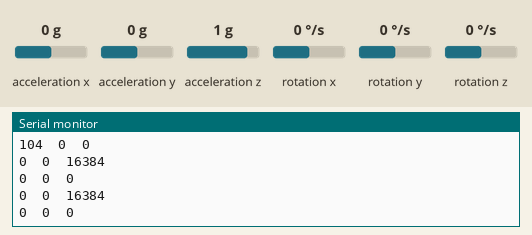
Simulated run of this sketch. Board: Arduino Uno, built with avr-gcc and run on an emulated ATmega328P. Shown: the last lines printed to the serial monitor. Wiring (inferred from the names in the program): MPU-6050 motion sensor at I2C address 0x68. The inputs (shaded band) are chosen by the test bench; at power-on: acceleration x 0 g, acceleration y 0 g, acceleration z 1 g, rotation x 0 °/s, rotation y 0 °/s, rotation z 0 °/s.

Above: at 2.8 s.
2.9 s: acceleration x set to -1.4 g
At 3.8 s:
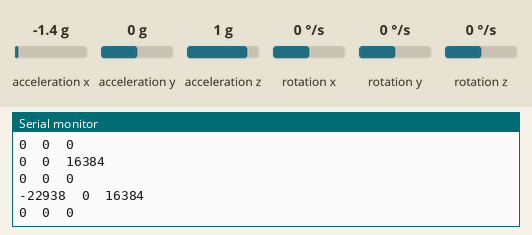
4.4 s: acceleration y set to -1.4 g
At 5.6 s:
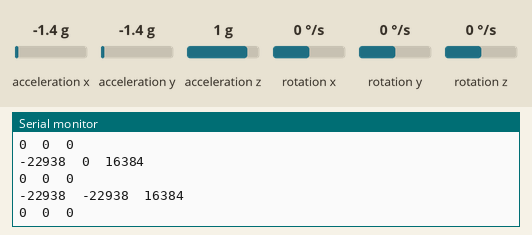
5.9 s: acceleration z set to -1.4 g
At 6.5 s:
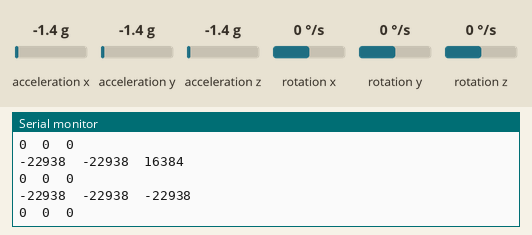
7.4 s: rotation x set to -192 °/s
At 8.7 s:
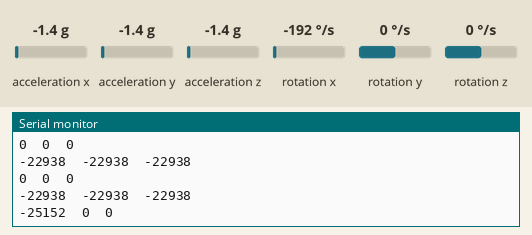
8.9 s: rotation y set to -192 °/s
At 9.8 s:
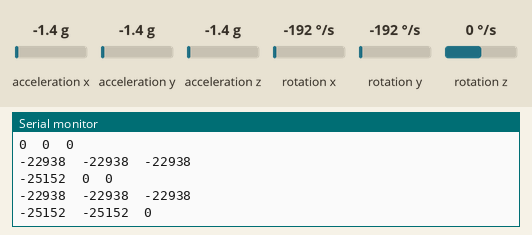
Timing chart, 0 to 11.4 s (numbered marks = the images above; inputs shaded):
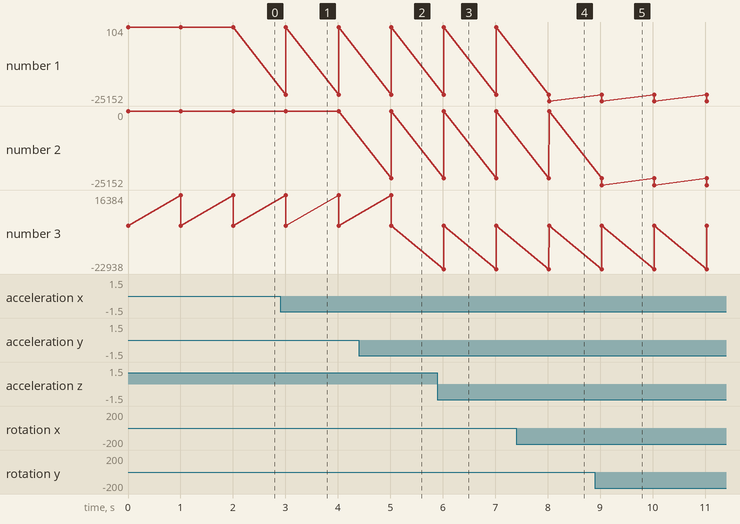

Measured:
- after the input at 2.9 s, the serial monitor: prints a new line after 0.11 s (image 1)
- after the input at 4.4 s, the serial monitor: prints a new line after 0.62 s (image 2)
- after the input at 5.9 s, the serial monitor: prints a new line after 0.12 s (image 3)
- after the input at 7.4 s, the serial monitor: prints a new line after 0.63 s (image 4)
- after the input at 8.9 s, the serial monitor: prints a new line after 0.13 s (image 5)
- plotted number 1: 0 → -25152 after the input at 7.4 s

The sketch:

mpu6050_demo.ino
```cpp
// (licence header left out)
#include "Wire.h"

const int MPU_ADDR = 0x68;
const int nValCnt = 7;

void setup()
{
  Serial.begin(115200);
  Wire.begin();
  WriteMPUReg(0x6b, 0x01);  // set clock source
  WriteMPUReg(0x1b, 0x00);  // set MPU6050_GYRO_FS_250
  WriteMPUReg(0x1c, 0x00);  // set MPU6050_RA_ACCEL_CONFIG FS 2g
  WriteMPUReg(0x6B, 0x00);  // enable mpu6050
}

void loop()
{
    int readouts[nValCnt];
    ReadAccGyr(readouts);
    Serial.print(readouts[0]); Serial.print("\t");
    Serial.print(readouts[1]); Serial.print("\t");
    Serial.print(readouts[2]); Serial.print("\n");
    Serial.print(readouts[4]); Serial.print("\t");
    Serial.print(readouts[5]); Serial.print("\t");
    Serial.print(readouts[6]); Serial.print("\n");
    delay(1000);
}

void WriteMPUReg(int nReg, unsigned char nVal)
{
    Wire.beginTransmission(MPU_ADDR);
    Wire.write(nReg);
    Wire.write(nVal);
    Wire.endTransmission(true);
}

unsigned char ReadMPUReg(int nReg)
{
    Wire.beginTransmission(MPU_ADDR);
    Wire.write(nReg);
    Wire.requestFrom(MPU_ADDR, 1, true);
    Wire.endTransmission(true);
    return Wire.read();
}

void ReadAccGyr(int *pVals)
{
    Wire.beginTransmission(MPU_ADDR);
    Wire.write(0x3B);
    Wire.requestFrom(MPU_ADDR, nValCnt * 2, true);
    Wire.endTransmission(true);
    for (long i = 0; i < nValCnt; ++i)
    {
        pVals[i] = Wire.read() << 8 | Wire.read();
    }
}
```
